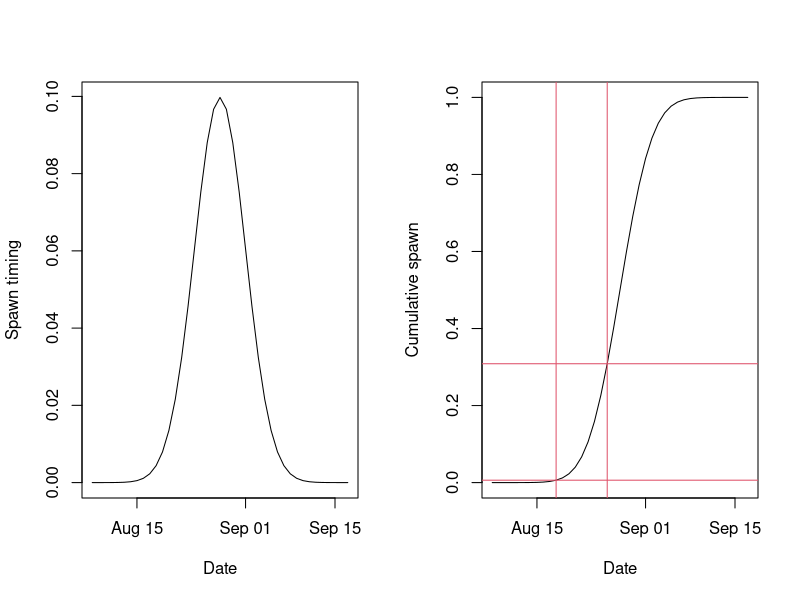

The R source for this figure:



xDate <- as.Date(as.Date("2021-01-01"):as.Date("2021-12-31"), origin = "1970-01-01")
DOY <- c(1:365)

data.frame(xDate, DOY)

# Parameters to be estimated:
mu <- 240 
sd <- 4

obs <- c(230, 238)
quartz(width = 8, height = 4)
par(mfrow = c(1, 2))
plot(xDate[c(220:260)], dnorm(DOY[c(220:260)], mu, sd), "l", xlab = "Date", ylab = "Spawn timing")

# Cumulative distribution
plot(xDate[c(220:260)], pnorm(DOY[c(220:260)], mu, sd), "l", xlab = "Date", ylab = "Cumulative spawn")

# 
abline(v = xDate[obs], col = 2)

abline(h = pnorm(obs, mu, sd), col = 2)

# Likelihood 
diff(pnorm(obs, mu, sd))

# if obs are closer to peak?
obs <- c(256,258)
diff(pnorm(obs, mu, sd))

# Peak spawning used to estimate mean
# 
# Start and end used to estimate sd?
# START_SPAWN_DT_FROM -> START_SPAWN_DT_TO
# END_SPAWN_DT_FROM -> END_SPAWN_DT_TO

qnorm(p = 0.025, mu, sd)

# 